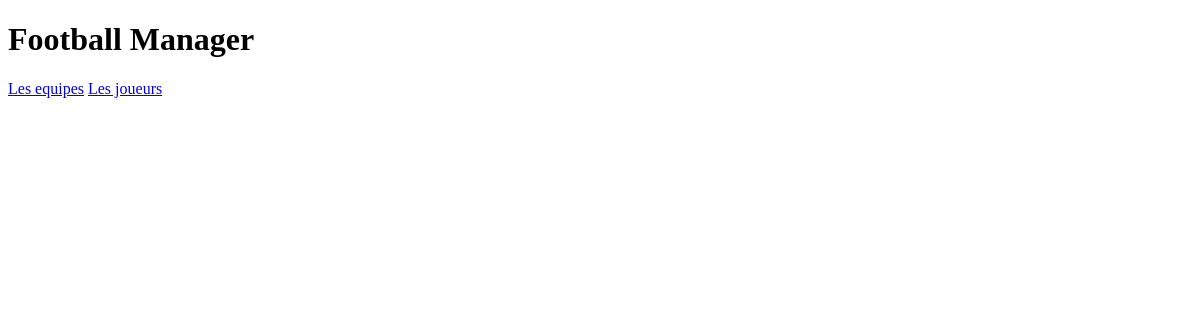
The page /footballManager.php?action=showEquipe on the database as committed earlier.
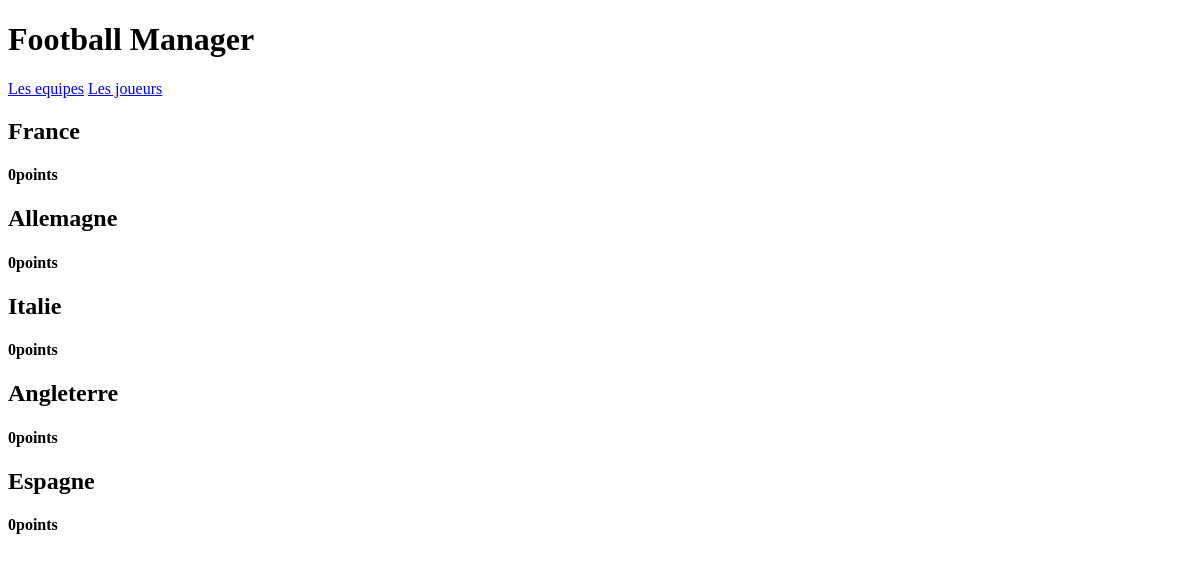
The same page on the database as committed later.
### tables this page shows
CREATE TABLE equipe(
        id_equipe     int (11) Auto_increment  NOT NULL ,
        nom_equipe    Varchar (25) ,
        points_equipe Int NOT NULL ,
        PRIMARY KEY (id_equipe )
);

### footballManager.php (the view, shortened to what this page needs)
<!DOCTYPE html>
<html>
<head>
</head>
<body>
	<h1>Football Manager</h1>
	<a href="?action=showEquipe">Les equipes</a>
	<a href="?action=showJoueur">Les joueurs</a>
</body>
</html>
<?php
try{
	$bdd = new PDO ('mysql:host=localhost;dbname=footballmanager;charset=utf8', 'root','');
}catch (Exception $e){
	die('erreur : ' . $e -> getMessage());
}
if(isset($_GET["action"])){
	if($_GET["action"] == "showEquipe"){
		$select = $bdd->prepare("SELECT * FROM equipe");
		$select->execute();
		while ($equipe=$select->fetch(PDO::FETCH_OBJ)) {
		?>
			<h2><?php echo $equipe->nom_equipe;?></h2>
			<h4><?php echo $equipe->points_equipe. "points";?></h4>
		<?php
		}
	}
		?>
		<?php
}
?>

Rows that differ between the two databases and show on the page:
added equipe: nom_equipe "France", points_equipe "0"
added equipe: nom_equipe "Allemagne", points_equipe "0"
added equipe: nom_equipe "Italie", points_equipe "0"
added equipe: nom_equipe "Angleterre", points_equipe "0"
added equipe: nom_equipe "Espagne", points_equipe "0"
